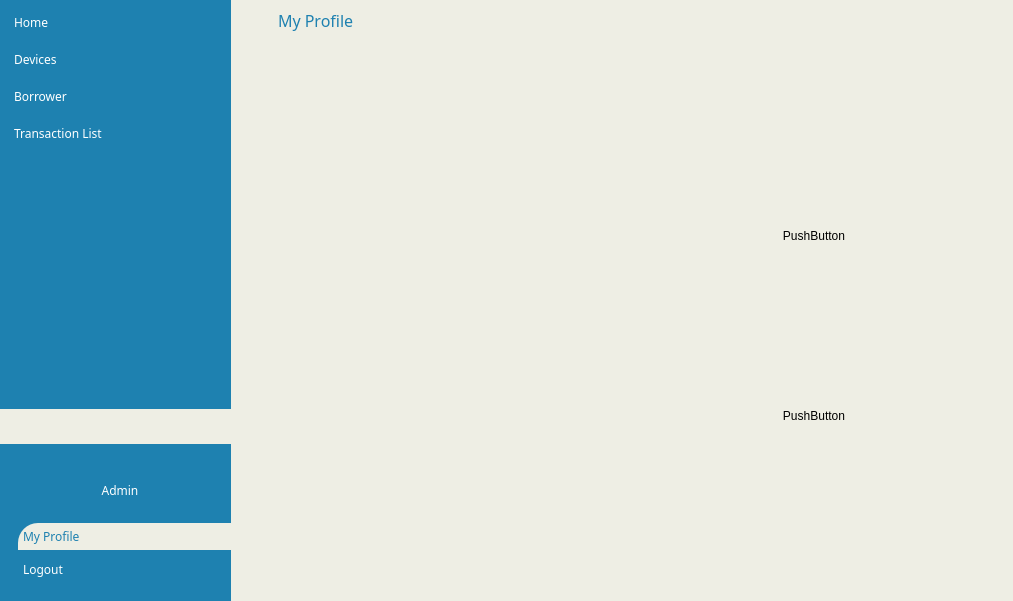
<?xml version="1.0" encoding="UTF-8"?>
<ui version="4.0">
 <class>MainWindow</class>
 <widget class="QMainWindow" name="MainWindow">
  <property name="geometry">
   <rect>
    <x>0</x>
    <y>0</y>
    <width>1013</width>
    <height>601</height>
   </rect>
  </property>
  <property name="windowTitle">
   <string>MainWindow</string>
  </property>
  <widget class="QWidget" name="centralwidget">
   <property name="styleSheet">
    <string notr="true">*{
	color:#000;
	border:none;
}
#centralwidget{
	background-color:#eeeee4;
}
#profileacc_3,#sidenav_3{
	background-color:#1e81b0;
}
QLineEdit{
	background:transparent;
}
QPushButton{
	background: transparent;
	border: none;
}
#searchFrame_3{
	border-radius:10px;
	border:2px solid #1e81b0;
}
#appHeadear_5{
	color:#1e81b0
}
#card1, #card2, #card3, #card4, #frame_6{
	background-color:#cbe4e8;
	border-radius:10px;
}
#equipment{
	border-radius:10px;
	border:2px solid #1e81b0;
}

#borrower{
	border-radius:10px;
	border:2px solid #1e81b0;
}

#time{
	border-radius:10px;
	border:2px solid #1e81b0;
}

#date{
	border-radius:10px;
	border:2px solid #1e81b0;
}

#viewmoreBtn{
	border-radius:5px;
	border:2px solid #1e81b0;
	background-color:#cbe4e8;
}

#myprofile_5{
	background-color:#eeeee4;
	padding:5px;
	text-align: left;
	border-top-left-radius: 20px;
}

#equip_5{
	padding:5px;
	text-align: left;
	border:none
}

#borrower_5{
	padding:5px;
	text-align: left;
	border:none
}

#home_5{
	padding:5px;
	text-align: left;
	border:none
	
}
#transactlist_5{
	padding:5px;
	text-align: left;
	border:none
	
}

#myprofile_5{
	padding:5px;
	text-align: left;
	border:none
	
}

#logout_5{
	padding:5px;
	text-align: left;
	border:none
	
}


#myprofile_5{
	color:#1e81b0;
	border:none
}

#home_5, #borrower_5, #equip_5, #logout_5, #myprofile_4, #label_5, #transactlist_5{
	color:#ffffff;
	border:none
}


</string>
   </property>
   <widget class="QWidget" name="mainBody" native="true">
    <property name="geometry">
     <rect>
      <x>231</x>
      <y>0</y>
      <width>781</width>
      <height>601</height>
     </rect>
    </property>
    <layout class="QVBoxLayout" name="verticalLayout_2">
     <property name="spacing">
      <number>0</number>
     </property>
     <property name="leftMargin">
      <number>0</number>
     </property>
     <property name="topMargin">
      <number>0</number>
     </property>
     <property name="rightMargin">
      <number>0</number>
     </property>
     <property name="bottomMargin">
      <number>0</number>
     </property>
     <item>
      <widget class="QWidget" name="headerFrame_2" native="true">
       <layout class="QHBoxLayout" name="horizontalLayout_5">
        <property name="spacing">
         <number>0</number>
        </property>
        <property name="leftMargin">
         <number>0</number>
        </property>
        <property name="topMargin">
         <number>0</number>
        </property>
        <property name="rightMargin">
         <number>0</number>
        </property>
        <property name="bottomMargin">
         <number>10</number>
        </property>
        <item alignment="Qt::AlignLeft">
         <widget class="QWidget" name="widget_3" native="true">
          <layout class="QHBoxLayout" name="horizontalLayout_6">
           <item>
            <widget class="QPushButton" name="menuBtn_2">
             <property name="text">
              <string/>
             </property>
             <property name="icon">
              <iconset resource="resources.qrc">
               <normaloff>:/blueIcons/icons/blueIcons/user.svg</normaloff>:/blueIcons/icons/blueIcons/user.svg</iconset>
             </property>
             <property name="iconSize">
              <size>
               <width>24</width>
               <height>24</height>
              </size>
             </property>
            </widget>
           </item>
           <item>
            <widget class="QLabel" name="appHeadear_5">
             <property name="font">
              <font>
               <family>Gill Sans Ultra Bold</family>
               <pointsize>12</pointsize>
               <weight>50</weight>
               <bold>false</bold>
              </font>
             </property>
             <property name="text">
              <string>My Profile</string>
             </property>
            </widget>
           </item>
          </layout>
         </widget>
        </item>
       </layout>
      </widget>
     </item>
     <item>
      <widget class="QWidget" name="mainFrame_2" native="true">
       <property name="sizePolicy">
        <sizepolicy hsizetype="Preferred" vsizetype="Expanding">
         <horstretch>0</horstretch>
         <verstretch>0</verstretch>
        </sizepolicy>
       </property>
       <layout class="QHBoxLayout" name="horizontalLayout_10">
        <item>
         <widget class="QFrame" name="frame_2">
          <property name="frameShape">
           <enum>QFrame::StyledPanel</enum>
          </property>
          <property name="frameShadow">
           <enum>QFrame::Raised</enum>
          </property>
         </widget>
        </item>
        <item>
         <widget class="QWidget" name="widget_7" native="true">
          <layout class="QVBoxLayout" name="verticalLayout_14">
           <item>
            <widget class="QPushButton" name="pushButton_4">
             <property name="text">
              <string>PushButton</string>
             </property>
            </widget>
           </item>
           <item>
            <widget class="QPushButton" name="pushButton_5">
             <property name="text">
              <string>PushButton</string>
             </property>
            </widget>
           </item>
          </layout>
         </widget>
        </item>
       </layout>
      </widget>
     </item>
    </layout>
   </widget>
   <widget class="QWidget" name="leftMenu" native="true">
    <property name="geometry">
     <rect>
      <x>0</x>
      <y>0</y>
      <width>231</width>
      <height>601</height>
     </rect>
    </property>
    <layout class="QVBoxLayout" name="verticalLayout_8">
     <property name="spacing">
      <number>0</number>
     </property>
     <property name="leftMargin">
      <number>0</number>
     </property>
     <property name="topMargin">
      <number>0</number>
     </property>
     <property name="rightMargin">
      <number>0</number>
     </property>
     <property name="bottomMargin">
      <number>0</number>
     </property>
     <item alignment="Qt::AlignTop">
      <widget class="QFrame" name="sidenav_3">
       <property name="font">
        <font>
         <family>Gill Sans Ultra Bold</family>
        </font>
       </property>
       <property name="frameShape">
        <enum>QFrame::StyledPanel</enum>
       </property>
       <property name="frameShadow">
        <enum>QFrame::Raised</enum>
       </property>
       <layout class="QVBoxLayout" name="verticalLayout_10">
        <property name="spacing">
         <number>10</number>
        </property>
        <property name="rightMargin">
         <number>0</number>
        </property>
        <property name="bottomMargin">
         <number>262</number>
        </property>
        <item>
         <widget class="QPushButton" name="home_5">
          <property name="font">
           <font>
            <family>Gill Sans Ultra Bold</family>
           </font>
          </property>
          <property name="text">
           <string>Home</string>
          </property>
          <property name="icon">
           <iconset resource="resources.qrc">
            <normaloff>:/whiteIcons/icons/whiteIcons/home.svg</normaloff>:/whiteIcons/icons/whiteIcons/home.svg</iconset>
          </property>
          <property name="iconSize">
           <size>
            <width>20</width>
            <height>20</height>
           </size>
          </property>
          <property name="autoDefault">
           <bool>true</bool>
          </property>
         </widget>
        </item>
        <item>
         <widget class="QPushButton" name="equip_5">
          <property name="font">
           <font>
            <family>Gill Sans Ultra Bold</family>
           </font>
          </property>
          <property name="text">
           <string>Devices</string>
          </property>
          <property name="icon">
           <iconset resource="resources.qrc">
            <normaloff>:/whiteIcons/icons/whiteIcons/hard-drive.svg</normaloff>:/whiteIcons/icons/whiteIcons/hard-drive.svg</iconset>
          </property>
          <property name="iconSize">
           <size>
            <width>20</width>
            <height>20</height>
           </size>
          </property>
          <property name="autoDefault">
           <bool>true</bool>
          </property>
         </widget>
        </item>
        <item>
         <widget class="QPushButton" name="borrower_5">
          <property name="font">
           <font>
            <family>Gill Sans Ultra Bold</family>
           </font>
          </property>
          <property name="text">
           <string>Borrower</string>
          </property>
          <property name="icon">
           <iconset resource="resources.qrc">
            <normaloff>:/whiteIcons/icons/whiteIcons/users.svg</normaloff>:/whiteIcons/icons/whiteIcons/users.svg</iconset>
          </property>
          <property name="iconSize">
           <size>
            <width>20</width>
            <height>20</height>
           </size>
          </property>
          <property name="autoDefault">
           <bool>true</bool>
          </property>
         </widget>
        </item>
        <item>
         <widget class="QPushButton" name="transactlist_5">
          <property name="font">
           <font>
            <family>Gill Sans Ultra Bold</family>
           </font>
          </property>
          <property name="text">
           <string>Transaction List</string>
          </property>
          <property name="icon">
           <iconset resource="resources.qrc">
            <normaloff>:/whiteIcons/icons/whiteIcons/list.svg</normaloff>:/whiteIcons/icons/whiteIcons/list.svg</iconset>
          </property>
          <property name="iconSize">
           <size>
            <width>20</width>
            <height>20</height>
           </size>
          </property>
          <property name="autoDefault">
           <bool>true</bool>
          </property>
         </widget>
        </item>
       </layout>
      </widget>
     </item>
     <item alignment="Qt::AlignBottom">
      <widget class="QFrame" name="profileacc_3">
       <property name="frameShape">
        <enum>QFrame::StyledPanel</enum>
       </property>
       <property name="frameShadow">
        <enum>QFrame::Raised</enum>
       </property>
       <layout class="QVBoxLayout" name="verticalLayout_11">
        <property name="rightMargin">
         <number>0</number>
        </property>
        <item>
         <widget class="QWidget" name="widget_8" native="true">
          <property name="sizePolicy">
           <sizepolicy hsizetype="Preferred" vsizetype="Preferred">
            <horstretch>0</horstretch>
            <verstretch>0</verstretch>
           </sizepolicy>
          </property>
          <layout class="QVBoxLayout" name="verticalLayout_17">
           <item>
            <widget class="QPushButton" name="pushButton_6">
             <property name="text">
              <string/>
             </property>
             <property name="icon">
              <iconset resource="resources.qrc">
               <normaloff>:/whiteIcons/icons/whiteIcons/user.svg</normaloff>:/whiteIcons/icons/whiteIcons/user.svg</iconset>
             </property>
             <property name="iconSize">
              <size>
               <width>30</width>
               <height>30</height>
              </size>
             </property>
            </widget>
           </item>
           <item>
            <widget class="QLabel" name="label_5">
             <property name="font">
              <font>
               <family>Gill Sans Ultra Bold</family>
              </font>
             </property>
             <property name="text">
              <string>Admin</string>
             </property>
             <property name="alignment">
              <set>Qt::AlignCenter</set>
             </property>
            </widget>
           </item>
          </layout>
         </widget>
        </item>
        <item>
         <widget class="QFrame" name="frame_9">
          <property name="sizePolicy">
           <sizepolicy hsizetype="Preferred" vsizetype="Preferred">
            <horstretch>0</horstretch>
            <verstretch>0</verstretch>
           </sizepolicy>
          </property>
          <property name="frameShape">
           <enum>QFrame::StyledPanel</enum>
          </property>
          <property name="frameShadow">
           <enum>QFrame::Raised</enum>
          </property>
          <layout class="QVBoxLayout" name="verticalLayout_18">
           <property name="rightMargin">
            <number>0</number>
           </property>
           <item>
            <widget class="QPushButton" name="myprofile_5">
             <property name="font">
              <font>
               <family>Gill Sans Ultra Bold</family>
              </font>
             </property>
             <property name="text">
              <string>My Profile</string>
             </property>
             <property name="icon">
              <iconset resource="resources.qrc">
               <normaloff>:/blueIcons/icons/blueIcons/settings.svg</normaloff>:/blueIcons/icons/blueIcons/settings.svg</iconset>
             </property>
             <property name="iconSize">
              <size>
               <width>20</width>
               <height>20</height>
              </size>
             </property>
             <property name="autoDefault">
              <bool>true</bool>
             </property>
             <property name="flat">
              <bool>false</bool>
             </property>
            </widget>
           </item>
           <item>
            <widget class="QPushButton" name="logout_5">
             <property name="font">
              <font>
               <family>Gill Sans Ultra Bold</family>
              </font>
             </property>
             <property name="text">
              <string>Logout</string>
             </property>
             <property name="icon">
              <iconset resource="resources.qrc">
               <normaloff>:/whiteIcons/icons/whiteIcons/log-out.svg</normaloff>:/whiteIcons/icons/whiteIcons/log-out.svg</iconset>
             </property>
             <property name="iconSize">
              <size>
               <width>20</width>
               <height>20</height>
              </size>
             </property>
             <property name="autoDefault">
              <bool>true</bool>
             </property>
             <property name="flat">
              <bool>false</bool>
             </property>
            </widget>
           </item>
          </layout>
         </widget>
        </item>
       </layout>
      </widget>
     </item>
    </layout>
   </widget>
  </widget>
 </widget>
 <resources>
  <include location="resources.qrc"/>
  <include location="C:/Users/ec/AppData/Local/Programs/Python/Python39/Lib/site-packages/qt5_applications/Qt/bin/resources.qrc"/>
 </resources>
 <connections/>
</ui>
